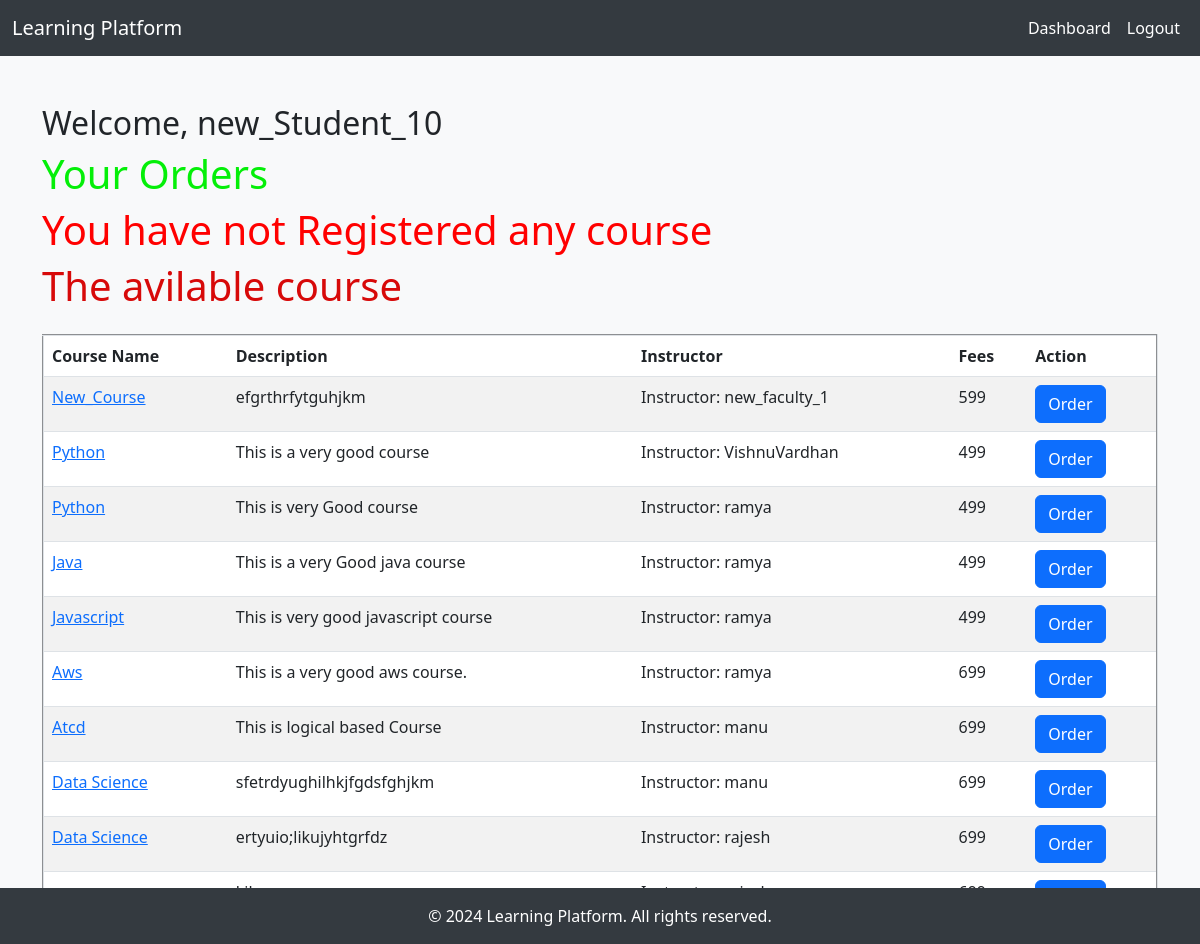
Screenshot of /student_dashboard/M_S_Veerendra@1104/ (signed in) with the database file from the repository.
### courses/models.py (models this page shows, shortened)
class User(AbstractUser):
    user = models.OneToOneField(settings.AUTH_USER_MODEL, on_delete=models.SET_NULL, related_name='course_users', null=True)
    username = models.CharField(max_length=30, null=True, unique=True)
    email = models.EmailField()
    password1 = models.CharField(max_length=30, null=True)
    password2 = models.CharField(max_length=30, null=True)
    is_student = models.BooleanField(default=False)
    is_faculty = models.BooleanField(default=False)
    groups = models.ManyToManyField(
        'auth.Group',
        related_name='courses_user_set',  # Update the related_name
        blank=True,
        help_text='The groups this user belongs to.',
        verbose_name='groups',
    )
    user_permissions = models.ManyToManyField(
        'auth.Permission',
        related_name='courses_user_set',  # Update the related_name
        blank=True,
        help_text='Specific permissions for this user.',
        verbose_name='user permissions',
    )

class Course(models.Model):
    name = models.CharField(max_length=255)
    description = models.TextField()
    faculty = models.CharField(max_length=30)
    fees = models.IntegerField(null=True)

### courses/views.py (the view)
# urls.py: path('student_dashboard/<str:name>/', views.student_dashboard, name='student_dashboard'),
@login_required
def student_dashboard(request, name):
    Courses = Course.objects.all()
    user = User.objects.get(username = name)
    orders = Order.objects.filter(student=user.pk)
    return render(request, 'student_dashboard.html', {'courses': Courses ,'orders': orders })

### courses/templates/student_dashboard.html (shortened to what this page needs)
{% extends 'base.html' %}
{% block content %}
<h2>Welcome, {{ user.username }}</h2>
<h1 style="color: rgb(4, 239, 8);">Your Orders</h1>
{% if orders %}
<table class="table table-striped mt-4">
    <thead>
        <tr>
            <th>Course</th>
            <th>Amount</th>
            <th>Date</th>
            <th>Payment Status</th>
        </tr>
    </thead>
    <tbody>
        {% for order in orders %}
        <tr>
            <td> <a href="{% url 'detail_view' course_id=order.course.pk  %}"> {{ order.course.name }}</a></td>
            <td>{{ order.course.name }}</td>
            <td>{{ order.amount }}</td>
            <td>{{ order.date }}</td>
            <td>{{ order.payment_status|yesno:"Paid,Pending" }}</td>
        </tr>
        {% endfor %}
    </tbody>
</table>
{% else %}
<h1 style="color: red;">You have not Registered any course</h1>
{% endif %}
<h1 style="color: rgb(215, 9, 9);">The avilable course</h1>
<table class="table table-striped mt-4" border="2px solid black">
    <thead>
        <tr>
            <th>Course Name</th>
            <th>Description</th>
             <th>Instructor </th>
             <th>Fees</th>
             <th>Action</th>
        </tr>
    </thead>
    <tbody>
        {% if courses %}
        {% if courses|length == 1 %}
        <tr>
            <td> <a href="{% url 'detail_view' course_id=course.pk  %}"> {{ course.name }}</a></td>
            <td>{{ courses.description }}</td>
            <td>Instructor: {{ courses.instructor }}</td>
            <td>{{ courses.fees }}</td>
            <td>
                <form action="{% url 'order_course' course_id=course.pk %}">
                    <button class="btn btn-primary" type="submit">Order</button>
                </form>            </td>
        </tr>
        {% else %}
            {% for course in courses %}
            <tr>
            <td> <a href="{% url 'detail_view' course_id=course.pk  %}"> {{ course.name }}</a></td>
            <td>{{ course.description }}</td>
            <td>Instructor: {{ course.faculty }}</td>
            <td>{{ course.fees }}</td>
            <td>
                <form action="{% url 'order_course' course_id=course.pk %}">
                    <button class="btn btn-primary" type="submit">Order</button>
                </form>
            </td>
        </tr>
            {% endfor %}
        {% endif %}
        {% else %}
        <h1 style="color: red;">{{ message }}</h1>
        {% endif %}
    </tbody>
</table>
{% endblock %}

### courses/templates/base.html (style rules this page uses)
body { background-color: #f8f9fa; display: flex; flex-direction: column; min-height: 100vh; }

### rows the page displays
User: username "new_Student_10"
Course: name "New_Course", description "efgrthrfytguhjkm", faculty "new_faculty_1", fees "599"
Course: name "Python", description "This is a very good course", faculty "VishnuVardhan", fees "499"
Course: name "Python", description "This is very Good course", faculty "ramya", fees "499"
Course: name "Java", description "This is a very Good java course", faculty "ramya", fees "499"
Course: name "Javascript", description "This is very good javascript course", faculty "ramya", fees "499"
Course: name "Aws", description "This is a very good aws course.", faculty "ramya", fees "699"
Course: name "Atcd", description "This is logical based Course", faculty "manu", fees "699"
Course: name "Data Science", description "sfetrdyughilhkjfgdsfghjkm", faculty "manu", fees "699"
Course: name "Data Science", description "ertyuio;likujyhtgrfdz", faculty "rajesh", fees "699"
